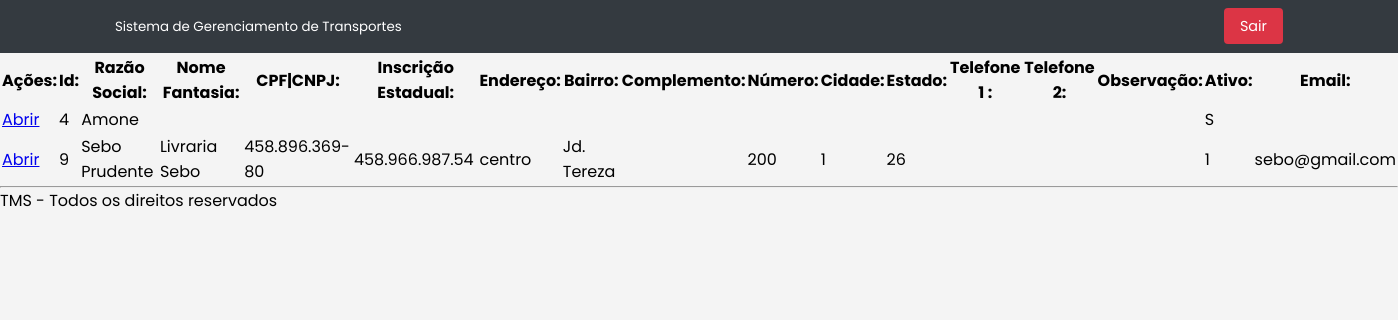
Before: /tcc/cliente with the older database file.
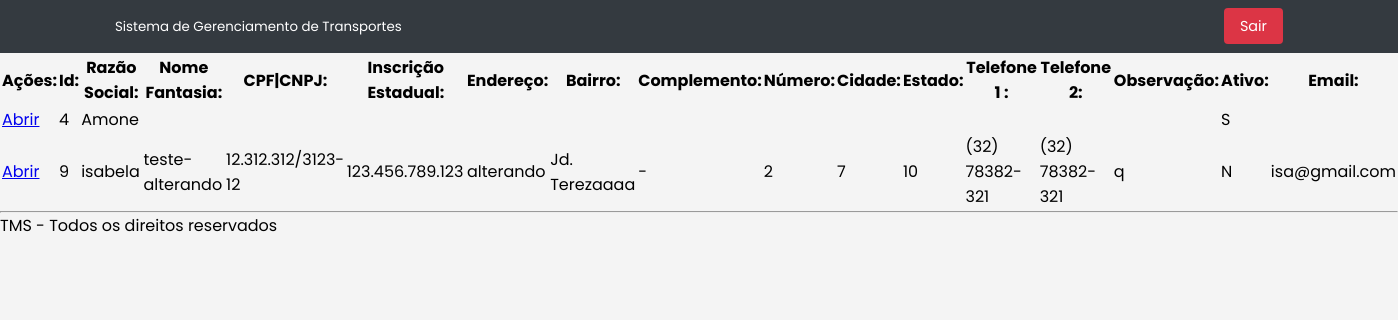
After: the same page with the newer database file.
### tables this page shows
CREATE TABLE `cliente` (
  `id` int(11) NOT NULL,
  `razao_social` varchar(150) NOT NULL,
  `nome_fantasia` varchar(150) NOT NULL,
  `cnpj_cpf` varchar(18) NOT NULL,
  `inscricao_estadual` varchar(15) NOT NULL,
  `endereco` varchar(150) NOT NULL,
  `bairro` varchar(100) NOT NULL,
  `complemento` varchar(50) NOT NULL,
  `numero` varchar(10) NOT NULL,
  `cidade` int(11) DEFAULT NULL,
  `estado` int(11) DEFAULT NULL,
  `telefone1` varchar(14) NOT NULL,
  `telefone2` varchar(14) NOT NULL,
  `observacao` varchar(50) NOT NULL,
  `ativo` char(1) DEFAULT 'S',
  `email` varchar(150) DEFAULT NULL
);

### tcc/index.php (called while the page is built, shortened)
<?php
$uri_parse = parse_url($_SERVER['REQUEST_URI'], PHP_URL_PATH);
include 'rotas.php';

### tcc/Controller/ClienteController.php (called while the page is built, shortened)
<?php
class ClienteController{
    public static function index(){
        $cliente_DAO = new ClienteDAO();
        $lista_cli = $cliente_DAO->getAllRows();
        $total_cli = count($lista_cli);
        include 'View/modulos/cliente/lista_cliente.php';
    }
}

### tcc/DAO/MySQL.php (called while the page is built)
<?php
class MySQL extends PDO{
    private $host       = "localhost";
    private $usuario    = "root";
    private $senha      = "";
    private $db         = "tcc";
    private $opcoes = array(PDO::ATTR_ERRMODE => PDO::ERRMODE_EXCEPTION);
    public function __construct(){
        $dsn = "mysql:host=".$this->host.";dbname=".$this->db;
        return parent::__construct($dsn, $this->usuario, $this->senha, $this->opcoes);
    }
}

### tcc/DAO/clienteDAO.php (called while the page is built, shortened)
<?php
class ClienteDAO{
    private $conexao;
    public function __construct(){
        include_once "MySQL.php";
        $this->conexao = new MySQL();
    }
    public function getAllRows(){
        $stmt = $this->conexao->prepare("SELECT * FROM cliente");
        $stmt->execute();
        $arr_cli = array();
        while($f = $stmt->fetchObject()){
            $arr_cli[] = $f;
        }
        return $arr_cli;
    }
}

### tcc/View/modulos/cliente/lista_cliente.php (the view, shortened to what this page needs)
<!DOCTYPE html>
<html lang="en">
<head>
    <link rel="stylesheet" href="/tcc/View/includes/css/style.css">
</head>
<body>
    <?php include PATH_VIEW . 'includes/cabecalho.php' ?>
    <main>
    <table>
        <thead>
            <tr>
                <th>Ações:</th>
                <th>Id:</th>
                <th>Razão Social:</th>
                <th>Nome Fantasia:</th>
                <th>CPF|CNPJ:</th>
                <th>Inscrição Estadual:</th>
                <th>Endereço:</th>
                <th>Bairro:</th>
                <th>Complemento:</th>
                <th>Número:</th>
                <th>Cidade:</th>
                <th>Estado:</th>
                <th>Telefone 1 :</th>
                <th>Telefone 2:</th>
                <th>Observação:</th>
                <th>Ativo:</th>
                <th>Email:</th>
            </tr>
        </thead>
        <tbody>
            <?php for($i=0; $i<$total_cli; $i++): ?>
            <tr>
                <td>
                    <a href="/tcc/cliente/ver?id=<?= $lista_cli[$i]->id ?>">Abrir</a>
                </td>
                <td> <?= $lista_cli[$i]->id ?> </td>
                <td> <?= $lista_cli[$i]->razao_social ?></td>
                <td> <?= $lista_cli[$i]->nome_fantasia ?></td>
                <td> <?= $lista_cli[$i]->cnpj_cpf ?></td>
                <td> <?= $lista_cli[$i]->inscricao_estadual ?></td>
                <td> <?= $lista_cli[$i]->endereco ?></td>
                <td> <?= $lista_cli[$i]->bairro ?> </td>
                <td> <?= $lista_cli[$i]->complemento ?></td>
                <td> <?= $lista_cli[$i]->numero ?></td>
                <td> <?= $lista_cli[$i]->cidade ?></td>
                <td> <?= $lista_cli[$i]->estado ?></td>
                <td> <?= $lista_cli[$i]->telefone1 ?></td>
                <td> <?= $lista_cli[$i]->telefone2 ?> </td>
                <td> <?= $lista_cli[$i]->observacao ?></td>
                <td> <?= $lista_cli[$i]->ativo ?></td>
                <td> <?= $lista_cli[$i]->email ?></td>
            </tr>
            <?php endfor ?>
        </tbody>
    </table>
    </main>
    <?php include PATH_VIEW . 'includes/rodape.php' ?>
</body>
</html>

### tcc/rotas.php (shortened to what this page needs)
<?php
try{
    switch($uri_parse){
        case '/tcc/cliente':
            ClienteController::index();
        break;
    }
}
catch(Exception $e){
    echo 'Deu erro ' . $e->getMessage();
}

### tcc/View/includes/cabecalho.php (shortened to what this page needs)
<!DOCTYPE html>
<html lang="pt-BR">
<head>
</head>
<body>
    <header>
        <div class="container">
            <small>Sistema de Gerenciamento de Transportes</small>
            <div class="user-info">
                <a href="?sair=true" class="logout-btn">Sair</a>
            </div>
        </div>
    </header>
</body>
</html>

### tcc/View/includes/rodape.php
<foter>
    <hr/>
    <p>TMS - Todos os direitos reservados</p>
</foter>

### tcc/View/includes/css/style.css (style rules this page uses)
* { margin: 0; padding: 0; box-sizing: border-box; }
body { display: flex; flex-direction: column; background-color: #f8f9fa; font-family: 'Poppins', sans-serif; }

### tcc/View/includes/cabecalho.php (style rules this page uses)
body { font-family: 'Poppins', sans-serif; background-color: #f4f4f4; margin: 0; padding: 0; }
header { background-color: #343a40; color: #fff; padding: 1rem 0; display: flex; justify-content: space-between; align-items: center; }
.container { max-width: 1200px; margin: 0 auto; padding: 0 1rem; display: flex; justify-content: space-between; align-items: center; width: 100%; }
.user-info { font-size: 0.9rem; }
.logout-btn { background-color: #dc3545; color: #fff; padding: 0.5rem 1rem; border: none; border-radius: 4px; text-decoration: none; cursor: pointer; }

Changed rows visible on the page:
changed cliente id 9: razao_social "Sebo Prudente" → "isabela"; nome_fantasia "Livraria Sebo" → "teste- alterando"; cnpj_cpf "458.896.369-80" → "12.312.312/3123-12"; inscricao_estadual "458.966.987.54" → "123.456.789.123"; endereco "centro" → "alterando"; bairro "Jd. Tereza" → "Jd. Terezaaaa"; complemento (not shown) → "-"; numero "200" → "2"; cidade "1" → "7"; estado "26" → "10"; telefone1 (not shown) → "(32) 78382-321"; telefone2 (not shown) → "(32) 78382-321"; observacao (not shown) → "q"; ativo "1" → "N"; email "sebo@gmail.com" → "isa@gmail.com"
